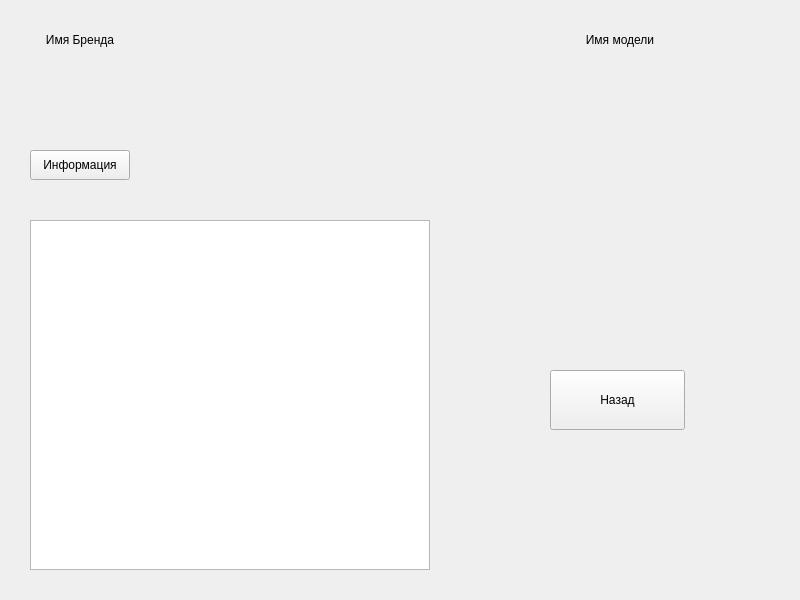
<?xml version="1.0" encoding="UTF-8"?>
<ui version="4.0">
 <class>MainWindow</class>
 <widget class="QMainWindow" name="MainWindow">
  <property name="geometry">
   <rect>
    <x>0</x>
    <y>0</y>
    <width>800</width>
    <height>600</height>
   </rect>
  </property>
  <property name="windowTitle">
   <string>MainWindow</string>
  </property>
  <widget class="QWidget" name="centralwidget">
   <widget class="QLabel" name="BrandNameLabel">
    <property name="geometry">
     <rect>
      <x>30</x>
      <y>30</y>
      <width>100</width>
      <height>20</height>
     </rect>
    </property>
    <property name="text">
     <string>Имя Бренда</string>
    </property>
    <property name="scaledContents">
     <bool>false</bool>
    </property>
    <property name="alignment">
     <set>Qt::AlignCenter</set>
    </property>
   </widget>
   <widget class="QLabel" name="BrandPicLabel">
    <property name="geometry">
     <rect>
      <x>30</x>
      <y>50</y>
      <width>100</width>
      <height>100</height>
     </rect>
    </property>
    <property name="text">
     <string/>
    </property>
    <property name="pixmap">
     <pixmap>C:/Users/T/Pictures/O1gerKj--dGl_k0PXyL-sY4GprPziWVlILIwqPOblsUgcskhjU9JfRi9_R-qjJz2PvZhT4WiPANHNoHSeijslYd3.jpg</pixmap>
    </property>
    <property name="scaledContents">
     <bool>true</bool>
    </property>
   </widget>
   <widget class="QPushButton" name="BrandInfoButton">
    <property name="geometry">
     <rect>
      <x>30</x>
      <y>150</y>
      <width>100</width>
      <height>30</height>
     </rect>
    </property>
    <property name="text">
     <string>Информация</string>
    </property>
   </widget>
   <widget class="QLabel" name="ModelPicLabel">
    <property name="geometry">
     <rect>
      <x>470</x>
      <y>50</y>
      <width>300</width>
      <height>300</height>
     </rect>
    </property>
    <property name="text">
     <string/>
    </property>
    <property name="pixmap">
     <pixmap>C:/Users/T/Pictures/Screenshots/Снимок экрана 2023-12-15 000143.png</pixmap>
    </property>
    <property name="scaledContents">
     <bool>false</bool>
    </property>
    <property name="alignment">
     <set>Qt::AlignCenter</set>
    </property>
   </widget>
   <widget class="QLabel" name="ModelNameLabel">
    <property name="geometry">
     <rect>
      <x>470</x>
      <y>30</y>
      <width>300</width>
      <height>20</height>
     </rect>
    </property>
    <property name="text">
     <string>Имя модели</string>
    </property>
    <property name="alignment">
     <set>Qt::AlignCenter</set>
    </property>
   </widget>
   <widget class="QTableWidget" name="SpecTable">
    <property name="geometry">
     <rect>
      <x>30</x>
      <y>220</y>
      <width>400</width>
      <height>350</height>
     </rect>
    </property>
   </widget>
   <widget class="QPushButton" name="BackButton">
    <property name="geometry">
     <rect>
      <x>550</x>
      <y>370</y>
      <width>135</width>
      <height>60</height>
     </rect>
    </property>
    <property name="text">
     <string>Назад</string>
    </property>
   </widget>
  </widget>
 </widget>
 <resources/>
 <connections/>
</ui>
